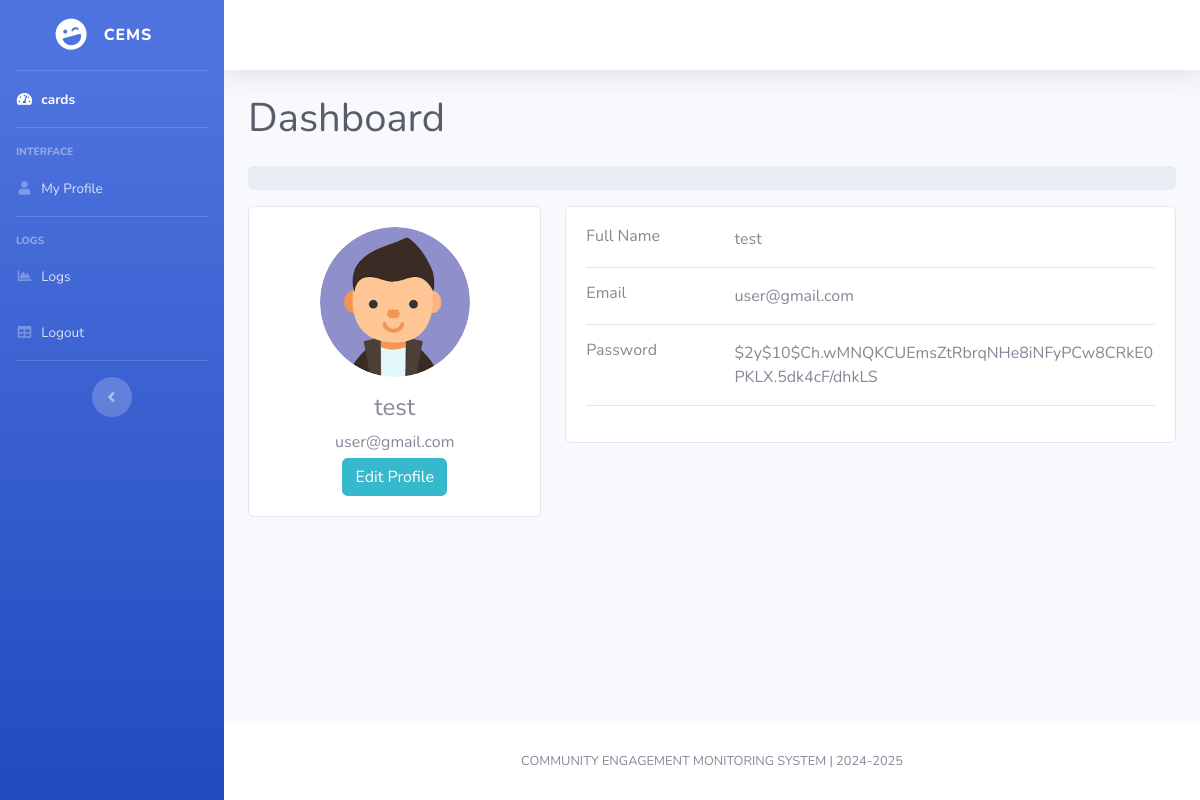
The page /user/profile.php (signed in) on the database its author committed.
### tables this page shows
CREATE TABLE `user_accounts` (
  `id` int(11) NOT NULL,
  `image` varchar(255) NOT NULL,
  `name` varchar(50) NOT NULL,
  `email` varchar(100) NOT NULL,
  `password` varchar(100) NOT NULL,
  `user_type` varchar(30) NOT NULL,
  `date_registered` datetime NOT NULL DEFAULT current_timestamp()
);

### user/profile.php (the view, shortened to what this page needs)
<?php
    include("../components/user-header.php");
    $select_user = $connForAccounts->prepare("SELECT * FROM `user_accounts` WHERE id = ? LIMIT 1");
    $select_user->execute([$user_id]);
    $user = $select_user->fetch(PDO::FETCH_ASSOC);
?>
<div id="content">
    <?php include("../components/topbar.php"); ?>
    <div class="container-fluid">
        <div class="d-sm-flex align-items-center justify-content-between mb-4">
            <h1 class="mb-0 text-gray-800">Dashboard</h1>
        </div>
        <div class="main-body">
    <nav aria-label="breadcrumb" class="main-breadcrumb">
      <ol class="breadcrumb">
      </ol>
    </nav>
    <div class="row gutters-sm">
        <div class="col-md-4 mb-3">
            <div class="card">
                <div class="card-body">
                    <div class="d-flex flex-column align-items-center text-center">
                        <img src="<?php echo "../image/profile/" . $user['image']; ?>" alt="profile" class="rounded-circle" width="150">
                        <div class="mt-3">
                            <h4><?php echo ($user['name']); ?></h4>
                            <p class="text-secondary mb-1"><?php echo ($user['email']); ?></p>
                            <button type="button" class="btn btn-info" data-toggle="modal" data-target="#profileModal">
                                Edit Profile
                            </button>
                        </div>
                    </div>
                </div>
            </div>
        </div>
        <div class="col-md-8">
            <div class="card mb-3">
                <div class="card-body">
                    <div class="row">
                        <div class="col-sm-3">
                            <h6 class="mb-0">Full Name</h6>
                        </div>
                        <div class="col-sm-9 text-secondary">
                            <?php echo ($user['name']); ?>
                        </div>
                    </div>
                    <hr>
                    <div class="row">
                        <div class="col-sm-3">
                            <h6 class="mb-0">Email</h6>
                        </div>
                        <div class="col-sm-9 text-secondary">
                            <?php echo ($user['email']); ?>
                        </div>
                    </div>
                    <hr>
                    <div class="row">
                        <div class="col-sm-3">
                            <h6 class="mb-0">Password</h6>
                        </div>
                        <div class="col-sm-9 text-secondary">
                            <?php echo ($user['password']); ?>
                        </div>
                    </div>
                    <hr>
                </div>
            </div>
        </div>
    </div>
</div>
    </div>
</div>
<?php include("../components/footer.php"); ?>
</div>
</div>
</body>
</html>

### rows shown on the page
user_accounts: image (picture), name "test", email "user@gmail.com", password "$2y$10$Ch.wMNQKCUEmsZtRbrqNHe8iNFyPCw8CRkE0PKLX.5dk4cF/dhkLS"
